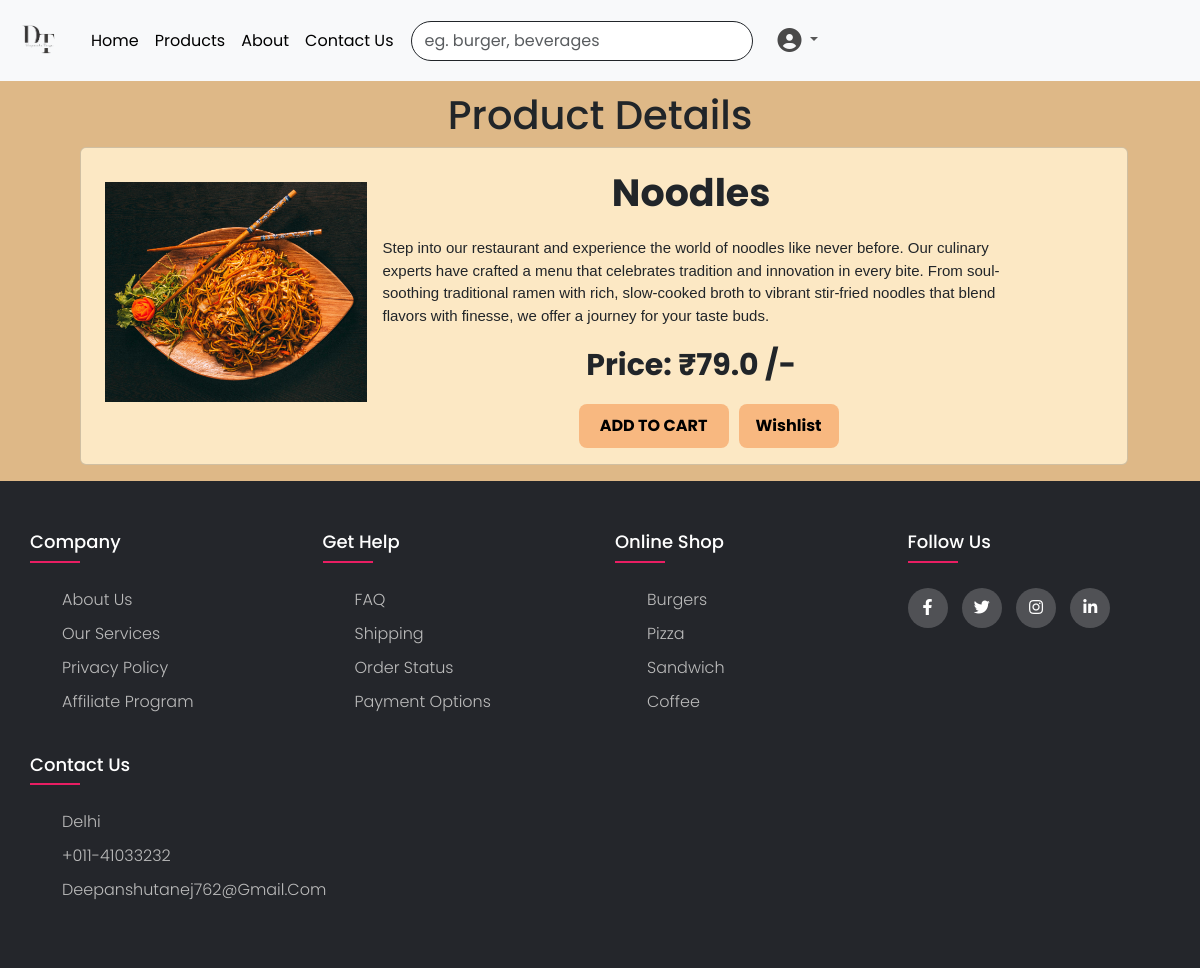
Screenshot of /3 (signed in) with the database file from the repository.
### app1/models.py (models this page shows, shortened)
class Product(models.Model):
    Title = models.CharField(max_length=30)
    Product_id = models.IntegerField(unique=True)
    Description = models.CharField(max_length=1000)
    price = models.FloatField(max_length=30)
    img = models.ImageField(upload_to='images/')
    category = models.CharField(max_length=30)

### app1/views.py (the view, shortened to what this page needs)
# urls.py: path('<int:pid>', views.details, name='details'),
def details(request,pid):
    if request.user.is_authenticated:
        myproduct = get_object_or_404(Product, pk=pid)
        return render(request,'app1/details.html',{'z':myproduct})

### app1/templates/app1/details.html (shortened to what this page needs)
<!DOCTYPE html>
<html lang="en">
<head>
  {% load static %}
  <link rel="stylesheet" href="{% static 'app1/home.css' %}">
  <link href="https://cdn.jsdelivr.net/npm/bootstrap@5.3.1/dist/css/bootstrap.min.css" rel="stylesheet"
>
</head>
<body style="background-color:burlywood;">
  {% include 'app1/navbar.html' %}
  <div>
    <h1 style="text-align: center;margin-top: 10px;">Product Details</h1>
    <div class="card mb-3" style="max-width: 90%; background-color: rgb(252, 232, 196);margin: 0vh 9vh 10vh 10vh;">
      <div class="row g-0">
        <div class="col-md-3">
          <img src="{{z.img.url}}" class="img-fluid rounded-start, card-img-top" alt="image"
            style="max-block-size: 20vw;margin-left: 2vw;margin-top: 3vh;margin-bottom: 3vh;">
        </div>
        <div class="col-md-8">
          <div class="card-body">
            <p style="font-weight: bolder;font-size: 38px;text-align: center;">{{ z.Title }}</p>
            <p style="font-size: 15px;font-family:Arial, Helvetica, sans-serif;margin:2vh 2vw">
              {{z.Description}}</p>
            <p style="font-size: 30px;font-weight: bold;text-align: center;">Price: ₹{{ z.price }} /-</p>
            <div class="container1" style="display:flex; flex-direction: row;align-items: center;margin-left: 160px; gap: 30px;">
              <form method="post" action="{% url 'cart' %}">
                <button class="btn, btn1" value="{{z.Product_id}}" id="c_btn" name="c_btn" style="padding: 10px;width: 150px; ;">ADD TO CART</button>
              </form>
              <form method="post" action="{% url 'add_wishlists' %}">
                <button class="btn, btn1" value="{{z.Product_id}}" id="w_btn" name="w_btn"
                  style="padding: 10px;width: 100px;">Wishlist</button>
              </form>
            </div>
          </div>
        </div>
      </div>
    </div>
  </div>
  {% include 'app1/footer.html' %}
</body>
</html>

### app1/static/app1/home.css (style rules this page uses)
.card-img-top { margin-top: 10px; max-width: 250px; height: 200px; overflow: hidden; aspect-ratio: 1/3; object-fit: contain; }
.btn1 { background-color: rgb(248, 184, 128); font-weight: bolder; border: none; padding: 5px 10px; border-radius: 8px; }

### app1/static/app1/style.css (style rules this page uses)
body { line-height: 1.5; font-family: 'Poppins', sans-serif; }
* { margin:0; padding:0; box-sizing: border-box; }
.row { display: flex; flex-wrap: wrap; }

### app1/templates/app1/details.html (style rules this page uses)
.btn1 { margin-left: 40%; }

### rows the page displays
Product: img (picture), Title "Noodles", Description "Step into our restaurant and experience the world of noodles like never before. Our culinary experts have crafted a menu that celebrates tradition and innovation in every bite. From soul-soothing traditional ramen with rich, slow-cooked broth to vibrant stir-fried noodles that blend flavors with finesse, we offer a journey for your taste buds.", price "79.0"
